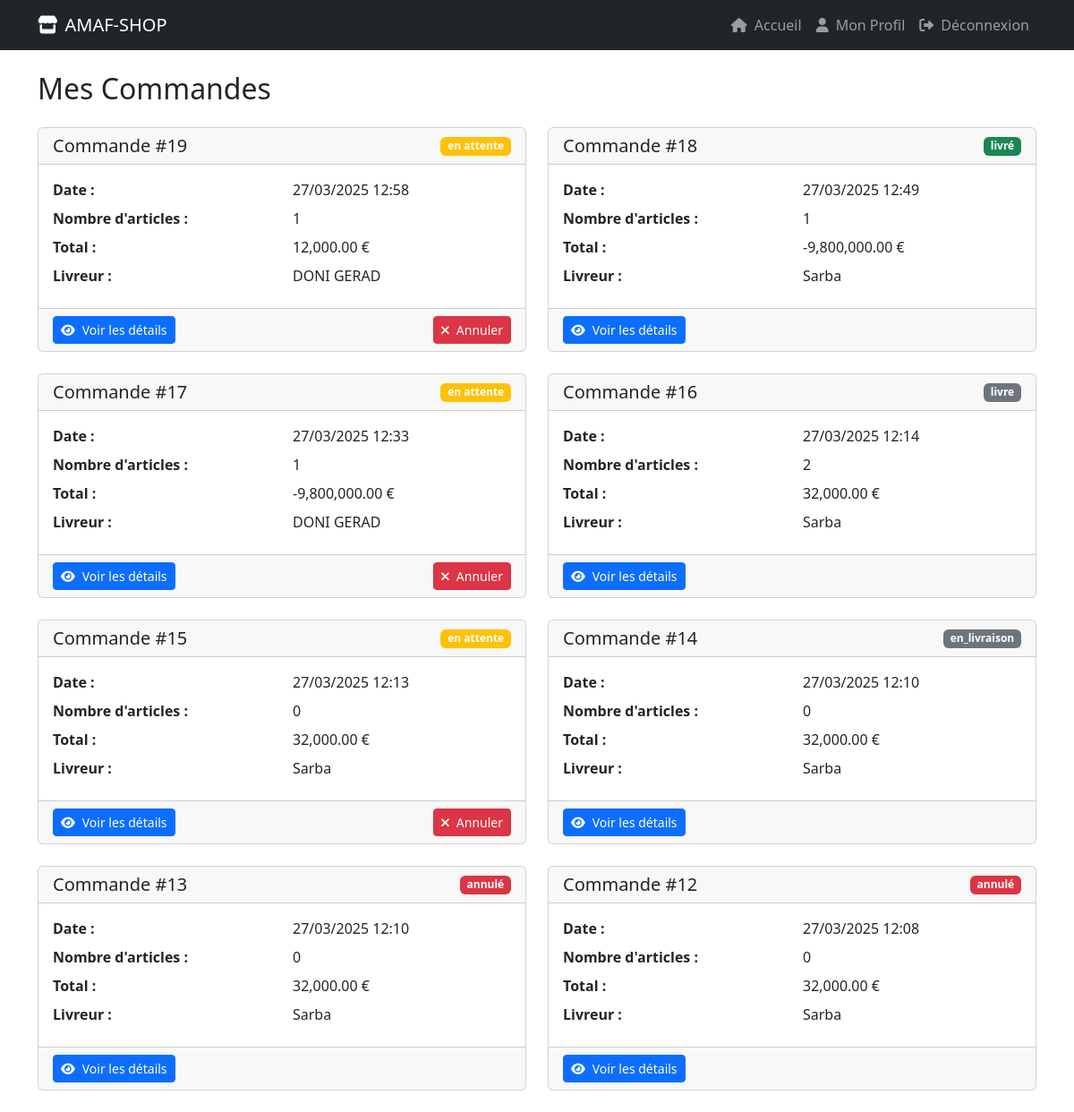
Page /AMAF-SHOP/mes_commandes.php (signed in) on the committed database.
### tables this page shows
CREATE TABLE IF NOT EXISTS `commande` (
  `id` int NOT NULL AUTO_INCREMENT,
  `utilisateur_id` int NOT NULL,
  `date_commande` timestamp NULL DEFAULT CURRENT_TIMESTAMP,
  `total` decimal(10,2) NOT NULL,
  `informations_livraison` text,
  `statut` varchar(50) NOT NULL DEFAULT 'en attente',
  `livreur_id` int DEFAULT NULL,
  `commentaire_livraison` text,
  `date_livraison` timestamp NULL DEFAULT NULL,
  `payment_method` varchar(25) DEFAULT NULL,
  `payment_status` varchar(25) DEFAULT NULL,
  PRIMARY KEY (`id`),
  KEY `utilisateur_id` (`utilisateur_id`),
  KEY `livreur_id` (`livreur_id`)
);

CREATE TABLE IF NOT EXISTS `utilisateur` (
  `id` int NOT NULL AUTO_INCREMENT,
  `nom` varchar(60) NOT NULL,
  `email` varchar(50) NOT NULL,
  `mot_de_passe` varchar(55) NOT NULL,
  `adresse` varchar(55) DEFAULT NULL,
  `telephone` varchar(20) DEFAULT NULL,
  `type` enum('client','livreur','admin') NOT NULL,
  `date_inscription` timestamp NULL DEFAULT CURRENT_TIMESTAMP,
  `utilisateur` varchar(50) DEFAULT NULL,
  PRIMARY KEY (`id`),
  UNIQUE KEY `email` (`email`)
);

### AMAF-SHOP/mes_commandes.php (the view, shortened to what this page needs)
<?php
require 'config.php';
$user_id = $_SESSION['user_id'];
$query = "SELECT c.*,
          COUNT(cp.produit_id) as nb_produits,
          l.nom as livreur_nom
          FROM commande c
          LEFT JOIN commande_produit cp ON c.id = cp.commande_id
          LEFT JOIN utilisateur l ON c.livreur_id = l.id
          WHERE c.utilisateur_id = ?
          GROUP BY c.id
          ORDER BY c.date_commande DESC";
$stmt = $conn->prepare($query);
$stmt->bind_param("i", $user_id);
$stmt->execute();
$commandes = $stmt->get_result();
?>
<!DOCTYPE html>
<html lang="fr">
<head>
    <link rel="stylesheet" href="https://cdn.jsdelivr.net/npm/bootstrap@5.3.0/dist/css/bootstrap.min.css">
    <link rel="stylesheet" href="https://cdnjs.cloudflare.com/ajax/libs/font-awesome/6.0.0/css/all.min.css">
</head>
<body>
    <nav class="navbar navbar-expand-lg navbar-dark bg-dark">
        <div class="container">
            <a class="navbar-brand" href="index.php">
                <i class="fas fa-store me-2"></i>AMAF-SHOP
            </a>
            <div class="collapse navbar-collapse" id="navbarNav">
                <ul class="navbar-nav ms-auto">
                    <li class="nav-item">
                        <a class="nav-link" href="index.php">
                            <i class="fas fa-home me-2"></i>Accueil
                        </a>
                    </li>
                    <li class="nav-item">
                        <a class="nav-link" href="profil.php">
                            <i class="fas fa-user me-2"></i>Mon Profil
                        </a>
                    </li>
                    <li class="nav-item">
                        <a class="nav-link" href="logout.php">
                            <i class="fas fa-sign-out-alt me-2"></i>Déconnexion
                        </a>
                    </li>
                </ul>
            </div>
        </div>
    </nav>
    <div class="container mt-4">
        <h2 class="mb-4">Mes Commandes</h2>
        <?php if ($commandes->num_rows > 0): ?>
            <div class="row">
                <?php while ($commande = $commandes->fetch_assoc()): ?>
                    <div class="col-md-6 mb-4">
                        <div class="card order-card">
                            <div class="card-header d-flex justify-content-between align-items-center">
                                <h5 class="mb-0">Commande #<?= $commande['id'] ?></h5>
                                <span class="badge bg-<?= getStatusColor($commande['statut']) ?>">
                                    <?= htmlspecialchars($commande['statut']) ?>
                                </span>
                            </div>
                            <div class="card-body">
                                <div class="row mb-2">
                                    <div class="col-6">
                                        <strong>Date :</strong>
                                    </div>
                                    <div class="col-6">
                                        <?= date('d/m/Y H:i', strtotime($commande['date_commande'])) ?>
                                    </div>
                                </div>
                                <div class="row mb-2">
                                    <div class="col-6">
                                        <strong>Nombre d'articles :</strong>
                                    </div>
                                    <div class="col-6">
                                        <?= $commande['nb_produits'] ?>
                                    </div>
                                </div>
                                <div class="row mb-2">
                                    <div class="col-6">
                                        <strong>Total :</strong>
                                    </div>
                                    <div class="col-6">
                                        <?= number_format($commande['total'], 2) ?> €
                                    </div>
                                </div>
                                <?php if ($commande['livreur_nom']): ?>
                                    <div class="row mb-2">
                                        <div class="col-6">
                                            <strong>Livreur :</strong>
                                        </div>
                                        <div class="col-6">
                                            <?= htmlspecialchars($commande['livreur_nom']) ?>
                                        </div>
                                    </div>
                                <?php endif; ?>
                            </div>
                            <div class="card-footer">
                                <a href="commande_details.php?id=<?= $commande['id'] ?>"
                                   class="btn btn-primary btn-sm">
                                    <i class="fas fa-eye me-2"></i>Voir les détails
                                </a>
                                <?php if ($commande['statut'] === 'en attente'): ?>
                                    <button class="btn btn-danger btn-sm float-end"
                                            onclick="annulerCommande(<?= $commande['id'] ?>)">
                                        <i class="fas fa-times me-2"></i>Annuler
                                    </button>
                                <?php endif; ?>
                            </div>
                        </div>
                    </div>
                <?php endwhile; ?>
            </div>
        <?php endif; ?>
    </div>
    <?php
    function getStatusColor($status) {
        switch ($status) {
            case 'en attente':
                return 'warning';
            case 'livré':
                return 'success';
            case 'annulé':
                return 'danger';
            default:
                return 'secondary';
        }
    }
    ?>
</body>
</html>

### AMAF-SHOP/mes_commandes.php (style rules this page uses)
.order-card { transition: transform 0.2s; }

### rows in the picture
commande: id "19", statut "en attente", date_commande "27/03/2025 12:58", nb_produits "1", total "12,000.00", utilisateur.nom "DONI GERAD"
commande: id "18", statut "livré", date_commande "27/03/2025 12:49", nb_produits "1", total "-9,800,000.00", utilisateur.nom "Sarba"
commande: id "17", statut "en attente", date_commande "27/03/2025 12:33", nb_produits "1", total "-9,800,000.00", utilisateur.nom "DONI GERAD"
commande: id "16", statut "livre", date_commande "27/03/2025 12:14", nb_produits "2", total "32,000.00", utilisateur.nom "Sarba"
commande: id "15", statut "en attente", date_commande "27/03/2025 12:13", nb_produits "0", total "32,000.00", utilisateur.nom "Sarba"
commande: id "14", statut "en_livraison", date_commande "27/03/2025 12:10", nb_produits "0", total "32,000.00", utilisateur.nom "Sarba"
commande: id "13", statut "annulé", date_commande "27/03/2025 12:10", nb_produits "0", total "32,000.00", utilisateur.nom "Sarba"
commande: id "12", statut "annulé", date_commande "27/03/2025 12:08", nb_produits "0", total "32,000.00", utilisateur.nom "Sarba"
